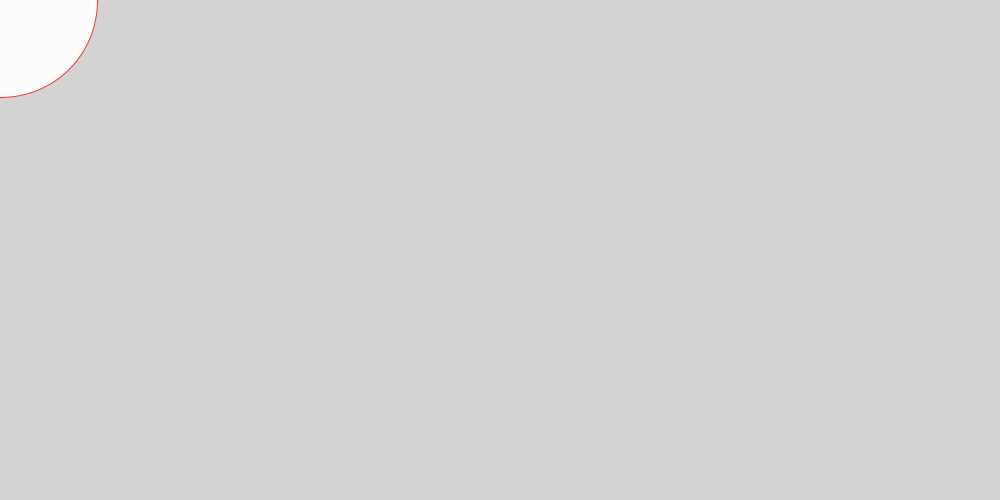
Frame 1 (no input)
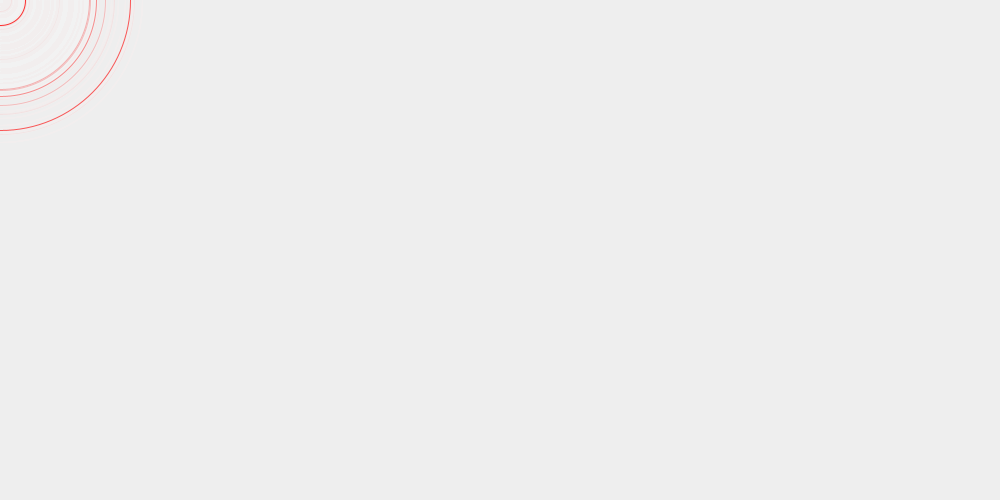
Frame 60 (the mouse pressed at the canvas centre just before this capture)
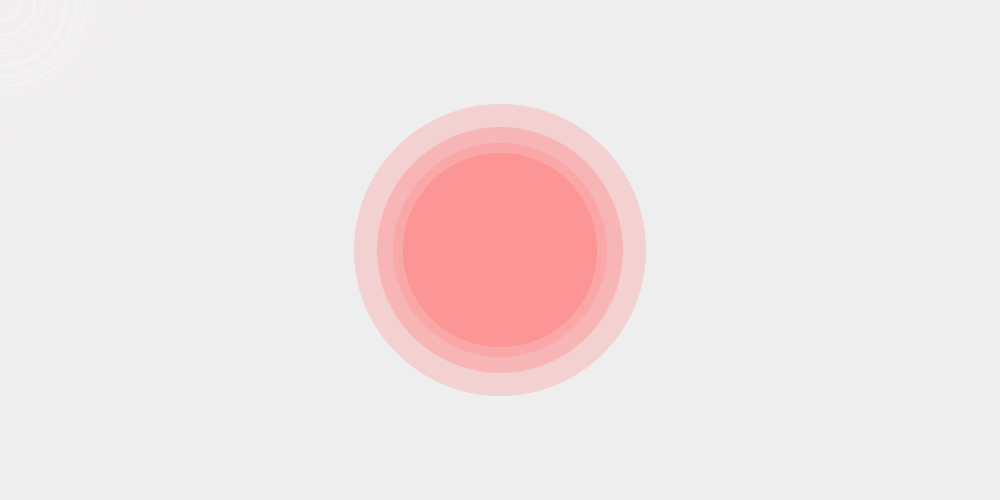
Frame 120 (the mouse held since frame 60 and released just before this capture)

The Processing sketch that drew these frames (run headless with seeded random() and noise(); from frame 60 on, the mouse is pressed at the canvas centre):

// Processing sketch: processing_60078
// ── processing_60078.pde

void setup(){
smooth();
size(1000,500);
noCursor();
}

void draw(){
  frameRate(10);
  
  //Definition einer Variable vom Typ "float" = Kommazahl
  float b=random(5,300);

//Farbe der Ellipsen ist abhängig von der Mausposition
if(mousePressed){
    fill(255, mouseX/3.92, mouseY/1.96);
    }

else{}

  stroke(255, mouseX/3.92, mouseY/1.96);
  ellipse(mouseX, mouseY, b,b);

//Verblassen des Bildes durch Überlagerung mit transparenter Box
  noStroke();
  fill(240, 50);
  rect(0, 0, width, height);

}
